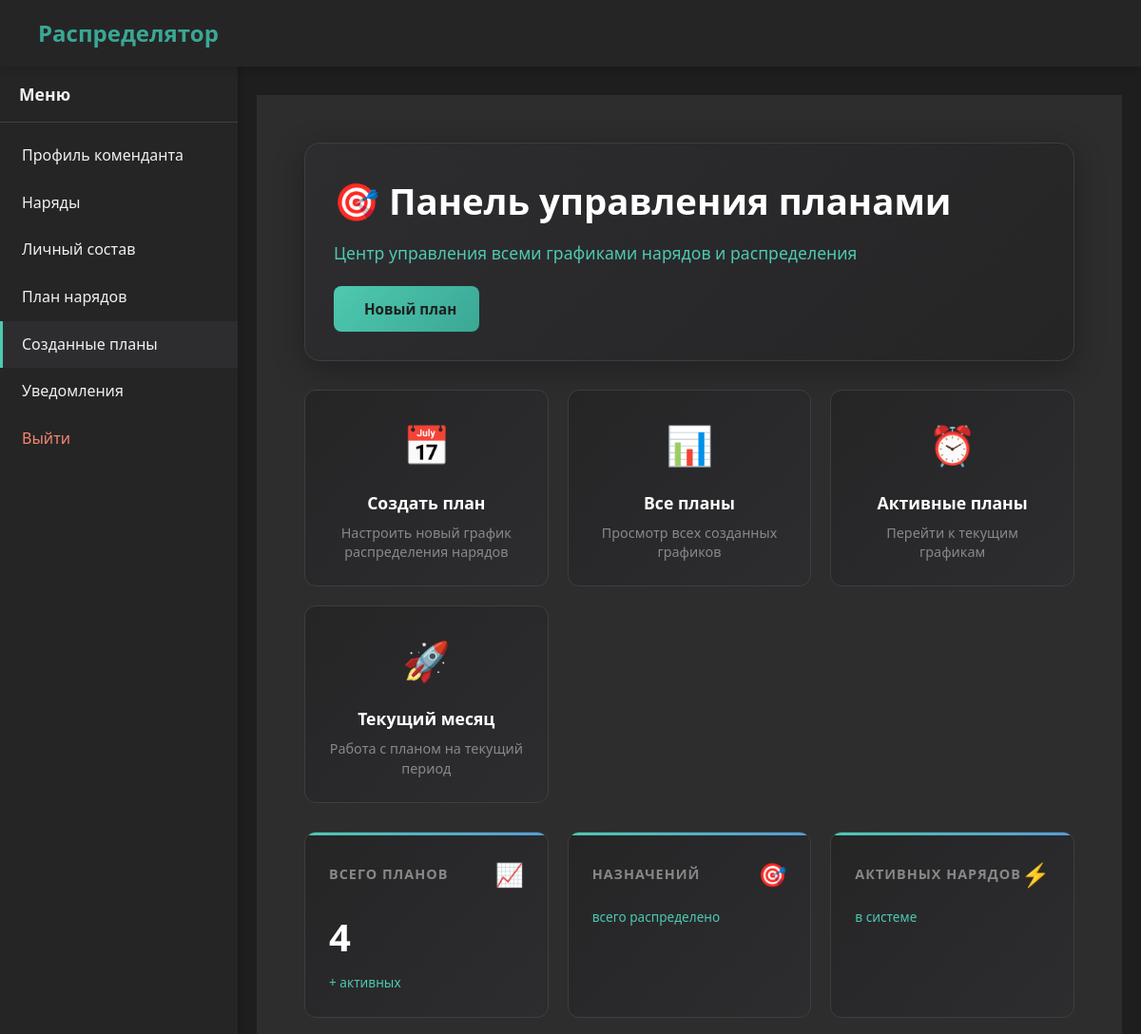
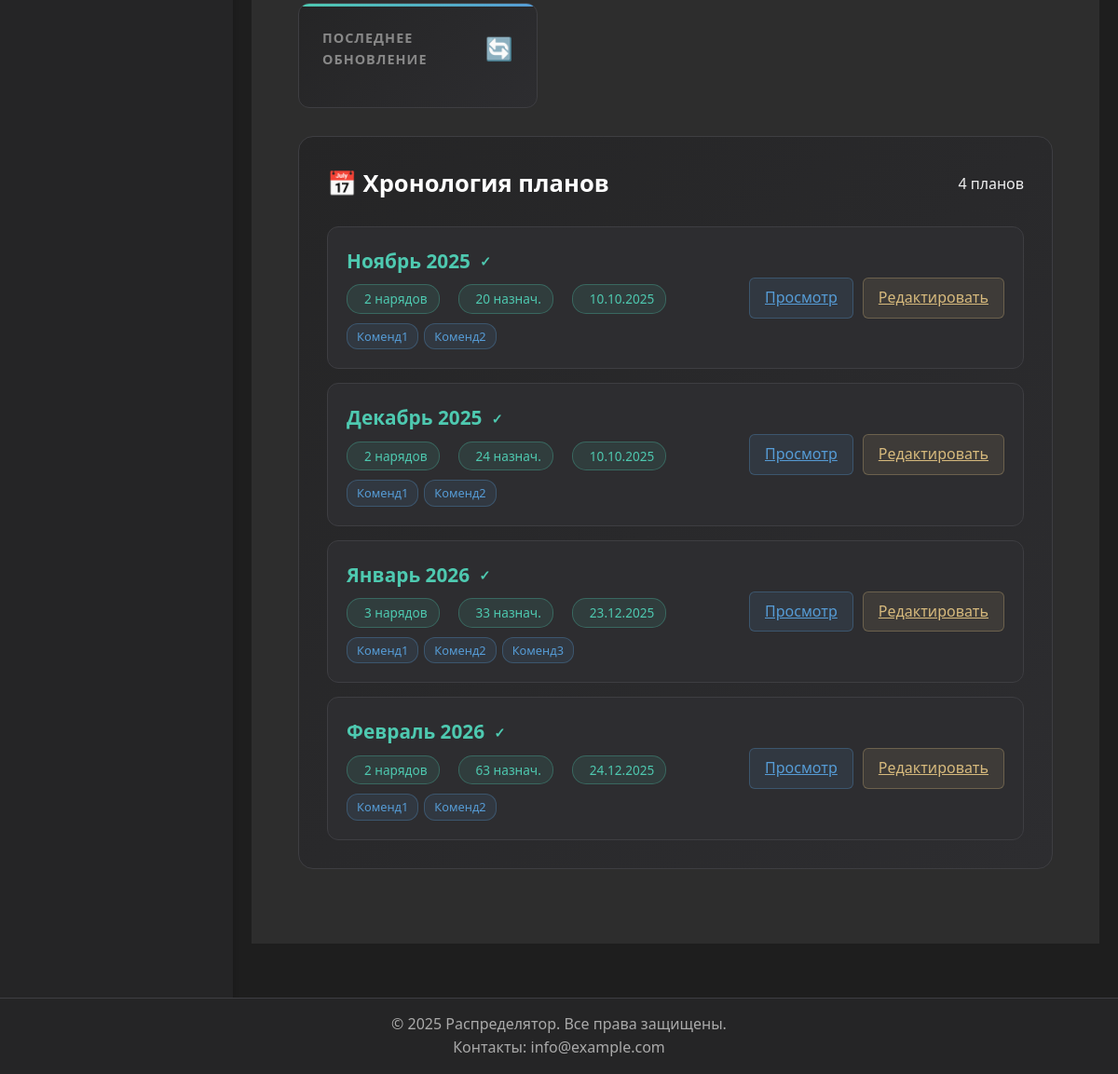
/commandant/plans/ (signed in), run on the app's committed database (2 pictures, top to bottom).
### duty/models.py (models this page shows, shortened)
class MonthlyDutyPlan(models.Model):
    month = models.DateField('Месяц планирования')
    duties = models.ManyToManyField(
        'Duty',
        verbose_name='Наряды в плане',
        related_name='monthly_plans',
        through='MonthlyDutyPlanDuty'
    )
    selected_units = models.JSONField(
        'Выбранные подразделения',
        default=list,
        blank=True,
        help_text='JSON список выбранных подразделений для распределения'
    )
    is_generated = models.BooleanField('График сгенерирован', default=False)
    duty_schedule_settings = models.JSONField(
        'Настройки расписания нарядов',
        default=dict,
        blank=True,
        help_text='JSON с настройками дней для каждого наряда'
    )
    last_generated_at = models.DateTimeField('Дата последней генерации', null=True, blank=True)
    created_at = models.DateTimeField('Дата создания', auto_now_add=True)
    class Meta:
        verbose_name = 'Месячный план нарядов'
        verbose_name_plural = 'Месячные планы нарядов'
        unique_together = ['month']

class Duty(models.Model):
    duty_name = models.CharField('Название наряда', max_length=50)
    duty_weight = models.FloatField('Вес наряда')
    is_commandant = models.BooleanField('Добавлено комендантом', default=False)
    faculty = models.ForeignKey(
        Faculty,
        on_delete=models.SET_NULL,
        null=True,
        blank=True,
        verbose_name='Факультет',
        related_name='duties'
    )
    department = models.ForeignKey(
        Department,
        on_delete=models.SET_NULL,
        null=True,
        blank=True,
        verbose_name='Кафедра',
        related_name='duties'
    )
    people_count = models.PositiveIntegerField('Количество людей', default=1)
    assigned_faculty = models.ForeignKey(
        Faculty,
        on_delete=models.SET_NULL,
        null=True,
        blank=True,
        verbose_name='Закреплённый факультет',
        related_name='assigned_duties_as_faculty'
    )
    assigned_department = models.ForeignKey(
        Department,
        on_delete=models.SET_NULL,
        null=True,
        blank=True,
        verbose_name='Закреплённая кафедра',
        related_name='assigned_duties_as_department'
    )
    class Meta:
        verbose_name = 'Наряд'
        verbose_name_plural = 'Наряды'
        constraints = [
            models.UniqueConstraint(
                fields=['duty_name'],
                name='unique_duty_for_commandant',
                condition=Q(is_commandant=True)
            ),
            models.UniqueConstraint(
                fields=['duty_name', 'faculty'],
                name='unique_duty_for_faculty',
                condition=Q(faculty__isnull=False, department__isnull=True, is_commandant=False)
            ),
            models.UniqueConstraint(
                fields=['duty_name', 'department'],
                name='unique_duty_for_department',
                condition=Q(department__isnull=False)
            ),
        ]

### commandant/views.py (the view)
# urls.py: path('plans/', views.PlanListView.as_view(), name='plan_list'),  # НОВЫЙ URL
class PlanListView(IsCommandantMixin, ListView):
    model = MonthlyDutyPlan
    template_name = 'profiles/commandant/plans/list.html'
    context_object_name = 'plans'
    ordering = ['-month']
    paginate_by = 10
    def get_queryset(self):
        return MonthlyDutyPlan.objects.filter(
            is_generated=True
        ).select_related().prefetch_related('duties').all()
    def get_context_data(self, **kwargs):
        context = super().get_context_data(**kwargs)
        for plan in context['plans']:
            plan.schedule_count = DutySchedule.objects.filter(
                date__year=plan.month.year,
                date__month=plan.month.month
            ).count()
        return context

### core/mixins.py (called while the page is built)
    def dispatch(self, request, *args, **kwargs):
        if not request.user.is_authenticated:
            messages.warning(request, _("Для доступа необходимо авторизоваться"))
            return redirect(self.login_url)
        if not request.user.groups.filter(name='Комендант').exists():
            messages.warning(request, self.permission_denied_message)
            return redirect('home')
        return super().dispatch(request, *args, **kwargs)

### core/utils.py (called while the page is built)
def get_user_type(user):
    if user.is_superuser:
        return 'admin'
    groups = list(user.groups.values_list('name', flat=True))
    if 'Комендант' in groups:
        return 'commandant'
    elif 'Факультет' in groups:
        return 'faculty'
    elif 'Кафедра' in groups:
        return 'department'
    return None

### templates/profiles/commandant/plans/list.html (shortened to what this page needs)
{% extends "base_account.html" %}
{% load static %}
{% block extra_head %}
<link rel="stylesheet" href="{% static 'css/commandant_duty_plan.css' %}">
{% endblock %}
{% block account_content %}
<div class="dashboard-container">
    <div class="dashboard-header">
        <div class="header-content">
            <h1>🎯 Панель управления планами</h1>
            <p class="header-subtitle">Центр управления всеми графиками нарядов и распределения</p>
        </div>
        <a href="{% url 'commandant:duty_plan' %}" class="btn btn-create">
             Новый план
        </a>
    </div>
    {% if plans %}
    <div class="quick-actions">
        <div class="quick-action-card" onclick="location.href='{% url 'commandant:duty_plan' %}'">
            <div class="action-icon">📅</div>
            <div class="action-title">Создать план</div>
            <div class="action-description">Настроить новый график распределения нарядов</div>
        </div>
        <div class="quick-action-card" onclick="location.href='{% url 'commandant:plan_list' %}'">
            <div class="action-icon">📊</div>
            <div class="action-title">Все планы</div>
            <div class="action-description">Просмотр всех созданных графиков</div>
        </div>
        <div class="quick-action-card" onclick="scrollToTimeline()">
            <div class="action-icon">⏰</div>
            <div class="action-title">Активные планы</div>
            <div class="action-description">Перейти к текущим графикам</div>
        </div>
        <div class="quick-action-card" onclick="location.href='{% url 'commandant:duty_plan' %}?year={% now 'Y' %}&month={% now 'n' %}'">
            <div class="action-icon">🚀</div>
            <div class="action-title">Текущий месяц</div>
            <div class="action-description">Работа с планом на текущий период</div>
        </div>
    </div>
    <div class="stats-overview">
        <div class="stat-card">
            <div class="stat-header">
                <div class="stat-title">Всего планов</div>
                <div class="stat-icon">📈</div>
            </div>
            <div class="stat-value">{{ plans.count }}</div>
            <div class="stat-change">+{{ active_plans_count }} активных</div>
        </div>
        <div class="stat-card">
            <div class="stat-header">
                <div class="stat-title">Назначений</div>
                <div class="stat-icon">🎯</div>
            </div>
            <div class="stat-change">всего распределено</div>
        </div>
        <div class="stat-card">
            <div class="stat-header">
                <div class="stat-title">Активных нарядов</div>
                <div class="stat-icon">⚡</div>
            </div>
            <div class="stat-change">в системе</div>
        </div>
        <div class="stat-card">
            <div class="stat-header">
                <div class="stat-title">Последнее обновление</div>
                <div class="stat-icon">🔄</div>
            </div>
        </div>
    </div>
    <div class="timeline-section" id="timeline">
        <div class="section-header">
            <h2 class="section-title">📅 Хронология планов</h2>
            <div class="section-actions">
                <span class="text-muted">{{ plans.count }} планов</span>
            </div>
        </div>
        <div class="timeline">
            {% for plan in plans %}
            <div class="timeline-item">
                <div class="timeline-content">
                    <div class="timeline-month">
                        {{ plan.month|date:"F Y" }}
                        {% if plan.is_generated %}
                        <span style="color: #4ec9b0; font-size: 0.9rem;">✓</span>
                        {% else %}
                        <span style="color: #d7ba7d; font-size: 0.9rem;">✎</span>
                        {% endif %}
                    </div>
                    <div class="timeline-meta">
                        <span class="meta-badge">
                            {{ plan.duties.count }} нарядов
                        </span>
                        <span class="meta-badge">
                            {% if plan.schedule_count %}
                                {{ plan.schedule_count }} назнач.
                            {% else %}
                                0 назнач.
                            {% endif %}
                        </span>
                        <span class="meta-badge">
                            {{ plan.created_at|date:"d.m.Y" }}
                        </span>
                    </div>
                    <div class="timeline-duties">
                        {% for duty in plan.duties.all|slice:":4" %}
                        <span class="duty-pill">{{ duty.duty_name }}</span>
                        {% endfor %}
                    </div>
                </div>
                <div class="timeline-actions">
                    <a href="{% url 'commandant:plan_detail' plan.pk %}" class="btn-view">
                         Просмотр
                    </a>
                    <a href="{% url 'commandant:duty_plan' %}?year={{ plan.month.year }}&month={{ plan.month.month }}"
                       class="btn-edit">
                         Редактировать
                    </a>
                </div>
            </div>
            {% endfor %}
        </div>
    </div>
    {% endif %}
</div>
{% endblock %}

### static/css/base.css (style rules this page uses)
* { margin: 0; padding: 0; box-sizing: border-box; }
body { font-family: 'Segoe UI', Tahoma, Geneva, Verdana, sans-serif; background-color: #1e1e1e; color: #f0f0f0; line-height: 1.6; padding-top: 70px; padding-bottom: 0; margin-bottom: 60px; min-height: 100vh; position: relative; }

### static/css/buttons.css (style rules this page uses)
.btn { display: inline-flex; align-items: center; gap: 0.5rem; padding: 0.75rem 1.5rem; border-radius: 4px; font-size: 0.95rem; font-weight: 500; border: none; cursor: pointer; text-decoration: none; transition: background-color 0.3s, transform 0.2s; }

### static/css/forms.css (style rules this page uses)
.btn { display: inline-flex; align-items: center; justify-content: center; padding: 0.75rem 1.5rem; border-radius: 6px; font-weight: 500; transition: all 0.2s; border: none; cursor: pointer; font-size: 0.95rem; min-width: 120px; text-align: center; gap: 8px; }

### data on the page
MonthlyDutyPlan: month "Ноябрь 2025", duties.count "2", schedule_count "20", created_at "10.10.2025"
Duty: duty_name "Коменд1"
Duty: duty_name "Коменд2"
MonthlyDutyPlan: month "Декабрь 2025", duties.count "2", schedule_count "24", created_at "10.10.2025"
MonthlyDutyPlan: month "Январь 2026", duties.count "3", schedule_count "33", created_at "23.12.2025"
Duty: duty_name "Коменд3"
MonthlyDutyPlan: month "Февраль 2026", duties.count "2", schedule_count "63", created_at "24.12.2025"

### other printed values
{{ item.name }} "Профиль коменданта" "Наряды" "Личный состав" "План нарядов" "Созданные планы" "Уведомления"
{{ plans.count }} "4"
